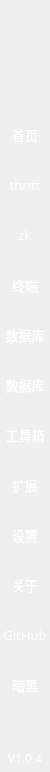
     <widget class="QWidget" name="widget_side" native="true">
      <property name="minimumSize">
       <size>
        <width>50</width>
        <height>0</height>
       </size>
      </property>
      <property name="maximumSize">
       <size>
        <width>50</width>
        <height>16777215</height>
       </size>
      </property>
      <property name="styleSheet">
       <string notr="true">#widget_side {
	color: rgb(255, 255, 255);
	border-top-left-radius: 10px;
	border-bottom-left-radius: 10px;
	
	
	background-color: rgb(10, 31, 57);
}</string>
      </property>
      <layout class="QVBoxLayout" name="verticalLayout_12">
       <property name="spacing">
        <number>0</number>
       </property>
       <property name="leftMargin">
        <number>0</number>
       </property>
       <property name="topMargin">
        <number>20</number>
       </property>
       <property name="rightMargin">
        <number>0</number>
       </property>
       <property name="bottomMargin">
        <number>5</number>
       </property>
       <item>
        <widget class="QLabel" name="label_side_icon">
         <property name="minimumSize">
          <size>
           <width>50</width>
           <height>30</height>
          </size>
         </property>
         <property name="maximumSize">
          <size>
           <width>50</width>
           <height>30</height>
          </size>
         </property>
         <property name="styleSheet">
          <string notr="true">image: url(:/lib/icon9.png);</string>
         </property>
         <property name="text">
          <string/>
         </property>
        </widget>
       </item>
       <item>
        <spacer name="verticalSpacer_side_1">
         <property name="orientation">
          <enum>Qt::Vertical</enum>
         </property>
         <property name="sizeType">
          <enum>QSizePolicy::Fixed</enum>
         </property>
         <property name="sizeHint" stdset="0">
          <size>
           <width>20</width>
           <height>60</height>
          </size>
         </property>
        </spacer>
       </item>
       <item>
        <widget class="QToolButton" name="toolButton_side_home">
         <property name="minimumSize">
          <size>
           <width>50</width>
           <height>50</height>
          </size>
         </property>
         <property name="maximumSize">
          <size>
           <width>50</width>
           <height>50</height>
          </size>
         </property>
         <property name="font">
          <font>
           <family>OPPOSans B</family>
           <pointsize>10</pointsize>
          </font>
         </property>
         <property name="toolTip">
          <string>首页</string>
         </property>
         <property name="styleSheet">
          <string notr="true">QToolButton {
	color: rgb(255, 255, 255);
	background-color: rgba(94, 255, 210, 0);
	border: none;
}

QToolButton::menu-indicator { 
	image: None;
}

 
QToolButton:hover {
	color: rgb(255, 255, 255);
	
	
	background-color: rgb(26, 53, 83);
	border: none;
}


QToolTip {
color:#ced4da;
background-color: rgb(108, 117, 125, 65);
border-radius: 2px;
}</string>
         </property>
         <property name="text">
          <string>首页</string>
         </property>
         <property name="icon">
          <iconset resource="../lib.qrc">
           <normaloff>:/lib/home.png</normaloff>:/lib/home.png</iconset>
         </property>
         <property name="iconSize">
          <size>
           <width>25</width>
           <height>25</height>
          </size>
         </property>
         <property name="checkable">
          <bool>true</bool>
         </property>
         <property name="toolButtonStyle">
          <enum>Qt::ToolButtonIconOnly</enum>
         </property>
        </widget>
       </item>
       <item>
        <widget class="QToolButton" name="toolButton_side_thrift">
         <property name="minimumSize">
          <size>
           <width>50</width>
           <height>50</height>
          </size>
         </property>
         <property name="maximumSize">
          <size>
           <width>50</width>
           <height>50</height>
          </size>
         </property>
         <property name="font">
          <font>
           <family>OPPOSans B</family>
           <pointsize>10</pointsize>
          </font>
         </property>
         <property name="toolTip">
          <string>thrift接口测试</string>
         </property>
         <property name="styleSheet">
          <string notr="true">QToolButton {
	color: rgb(255, 255, 255);
	background-color: rgba(94, 255, 210, 0);
	border: none;
}

QToolButton::menu-indicator { 
	image: None;
}

 
QToolButton:hover {
	color: rgb(255, 255, 255);
	
	
	background-color: rgb(26, 53, 83);
	border: none;
}


QToolTip {
color:#ced4da;
background-color: rgb(108, 117, 125, 65);
border-radius: 2px;
}</string>
         </property>
         <property name="text">
          <string>thrift</string>
         </property>
         <property name="icon">
          <iconset resource="../lib.qrc">
           <normaloff>:/lib/func.png</normaloff>:/lib/func.png</iconset>
         </property>
         <property name="iconSize">
          <size>
           <width>25</width>
           <height>25</height>
          </size>
         </property>
         <property name="checkable">
          <bool>true</bool>
         </property>
         <property name="toolButtonStyle">
          <enum>Qt::ToolButtonIconOnly</enum>
         </property>
        </widget>
       </item>
       <item>
        <widget class="QToolButton" name="toolButton_side_zookeeper">
         <property name="minimumSize">
          <size>
           <width>50</width>
           <height>50</height>
          </size>
         </property>
         <property name="maximumSize">
          <size>
           <width>50</width>
           <height>50</height>
          </size>
         </property>
         <property name="font">
          <font>
           <family>OPPOSans B</family>
           <pointsize>10</pointsize>
          </font>
         </property>
         <property name="toolTip">
          <string>zk连接</string>
         </property>
         <property name="styleSheet">
          <string notr="true">QToolButton {
	color: rgb(255, 255, 255);
	background-color: rgba(94, 255, 210, 0);
	border: none;
}

QToolButton::menu-indicator { 
	image: None;
}

 
QToolButton:hover {
	color: rgb(255, 255, 255);
	
	
	background-color: rgb(26, 53, 83);
	border: none;
}


QToolTip {
color:#ced4da;
background-color: rgb(108, 117, 125, 65);
border-radius: 2px;
}</string>
         </property>
         <property name="text">
          <string>zk</string>
         </property>
         <property name="icon">
          <iconset resource="../lib.qrc">
           <normaloff>:/lib/Zookeeper.png</normaloff>:/lib/Zookeeper.png</iconset>
         </property>
         <property name="iconSize">
          <size>
           <width>25</width>
           <height>25</height>
          </size>
         </property>
         <property name="checkable">
          <bool>true</bool>
         </property>
         <property name="toolButtonStyle">
          <enum>Qt::ToolButtonIconOnly</enum>
         </property>
        </widget>
       </item>
       <item>
        <widget class="QToolButton" name="toolButton_side_shell">
         <property name="minimumSize">
          <size>
           <width>50</width>
           <height>50</height>
          </size>
         </property>
         <property name="maximumSize">
          <size>
           <width>50</width>
           <height>50</height>
          </size>
         </property>
         <property name="font">
          <font>
           <family>OPPOSans B</family>
           <pointsize>10</pointsize>
          </font>
         </property>
         <property name="toolTip">
          <string>终端连接</string>
         </property>
         <property name="styleSheet">
          <string notr="true">QToolButton {
	color: rgb(255, 255, 255);
	background-color: rgba(94, 255, 210, 0);
	border: none;
}

QToolButton::menu-indicator { 
	image: None;
}

 
QToolButton:hover {
	color: rgb(255, 255, 255);
	
	
	background-color: rgb(26, 53, 83);
	border: none;
}


QToolTip {
color:#ced4da;
background-color: rgb(108, 117, 125, 65);
border-radius: 2px;
}</string>
         </property>
         <property name="text">
          <string>终端</string>
         </property>
         <property name="icon">
          <iconset resource="../lib.qrc">
           <normaloff>:/lib/shell_side.png</normaloff>:/lib/shell_side.png</iconset>
         </property>
         <property name="iconSize">
          <size>
           <width>25</width>
           <height>25</height>
          </size>
         </property>
         <property name="checkable">
          <bool>true</bool>
         </property>
         <property name="toolButtonStyle">
          <enum>Qt::ToolButtonIconOnly</enum>
         </property>
        </widget>
       </item>
       <item>
        <widget class="QToolButton" name="toolButton_side_mysql">
         <property name="minimumSize">
          <size>
           <width>50</width>
           <height>50</height>
          </size>
         </property>
         <property name="maximumSize">
          <size>
           <width>50</width>
           <height>50</height>
          </size>
         </property>
         <property name="font">
          <font>
           <family>OPPOSans B</family>
           <pointsize>10</pointsize>
          </font>
         </property>
         <property name="toolTip">
          <string>数据库连接</string>
         </property>
         <property name="styleSheet">
          <string notr="true">QToolButton {
	color: rgb(255, 255, 255);
	background-color: rgba(94, 255, 210, 0);
	border: none;
}

QToolButton::menu-indicator { 
	image: None;
}

 
QToolButton:hover {
	color: rgb(255, 255, 255);
	
	
	background-color: rgb(26, 53, 83);
	border: none;
}


QToolTip {
color:#ced4da;
background-color: rgb(108, 117, 125, 65);
border-radius: 2px;
}</string>
         </property>
         <property name="locale">
          <locale language="English" country="UnitedStates"/>
         </property>
         <property name="text">
          <string>数据库</string>
         </property>
         <property name="icon">
          <iconset resource="../lib.qrc">
           <normaloff>:/lib/mysql.png</normaloff>:/lib/mysql.png</iconset>
         </property>
         <property name="iconSize">
          <size>
           <width>25</width>
           <height>25</height>
          </size>
         </property>
         <property name="checkable">
          <bool>true</bool>
         </property>
         <property name="toolButtonStyle">
          <enum>Qt::ToolButtonIconOnly</enum>
         </property>
        </widget>
       </item>
       <item>
        <widget class="QToolButton" name="toolButton_side_qss">
         <property name="minimumSize">
          <size>
           <width>50</width>
           <height>50</height>
          </size>
         </property>
         <property name="maximumSize">
          <size>
           <width>50</width>
           <height>50</height>
          </size>
         </property>
         <property name="font">
          <font>
           <family>OPPOSans B</family>
           <pointsize>10</pointsize>
          </font>
         </property>
         <property name="toolTip">
          <string>qss美化</string>
         </property>
         <property name="styleSheet">
          <string notr="true">QToolButton {
	color: rgb(255, 255, 255);
	background-color: rgba(94, 255, 210, 0);
	border: none;
}

QToolButton::menu-indicator { 
	image: None;
}

 
QToolButton:hover {
	color: rgb(255, 255, 255);
	
	
	background-color: rgb(26, 53, 83);
	border: none;
}


QToolTip {
color:#ced4da;
background-color: rgb(108, 117, 125, 65);
border-radius: 2px;
}</string>
         </property>
         <property name="locale">
          <locale language="English" country="UnitedStates"/>
         </property>
         <property name="text">
          <string>数据库</string>
         </property>
         <property name="icon">
          <iconset resource="../lib.qrc">
           <normaloff>:/lib/qss.png</normaloff>:/lib/qss.png</iconset>
         </property>
         <property name="iconSize">
          <size>
           <width>25</width>
           <height>25</height>
          </size>
         </property>
         <property name="checkable">
          <bool>true</bool>
         </property>
         <property name="toolButtonStyle">
          <enum>Qt::ToolButtonIconOnly</enum>
         </property>
        </widget>
       </item>
       <item>
        <widget class="QToolButton" name="toolButton_side_tool">
         <property name="minimumSize">
          <size>
           <width>50</width>
           <height>50</height>
          </size>
         </property>
         <property name="maximumSize">
          <size>
           <width>50</width>
           <height>50</height>
          </size>
         </property>
         <property name="font">
          <font>
           <family>OPPOSans B</family>
           <pointsize>10</pointsize>
          </font>
         </property>
         <property name="toolTip">
          <string>工具箱</string>
         </property>
         <property name="styleSheet">
          <string notr="true">QToolButton {
	color: rgb(255, 255, 255);
	background-color: rgba(94, 255, 210, 0);
	border: none;
}

QToolButton::menu-indicator { 
	image: None;
}

 
QToolButton:hover {
	color: rgb(255, 255, 255);
	
	
	background-color: rgb(26, 53, 83);
	border: none;
}


QToolTip {
color:#ced4da;
background-color: rgb(108, 117, 125, 65);
border-radius: 2px;
}</string>
         </property>
         <property name="text">
          <string>工具箱</string>
         </property>
         <property name="icon">
          <iconset resource="../lib.qrc">
           <normaloff>:/lib/tool2.png</normaloff>:/lib/tool2.png</iconset>
         </property>
         <property name="iconSize">
          <size>
           <width>25</width>
           <height>25</height>
          </size>
         </property>
         <property name="checkable">
          <bool>true</bool>
         </property>
         <property name="toolButtonStyle">
          <enum>Qt::ToolButtonIconOnly</enum>
         </property>
        </widget>
       </item>
       <item>
        <widget class="QToolButton" name="toolButton_side_plugIn">
         <property name="minimumSize">
          <size>
           <width>50</width>
           <height>50</height>
          </size>
         </property>
         <property name="maximumSize">
          <size>
           <width>50</width>
           <height>50</height>
          </size>
         </property>
         <property name="font">
          <font>
           <family>OPPOSans B</family>
           <pointsize>10</pointsize>
          </font>
         </property>
         <property name="toolTip">
          <string>扩展</string>
         </property>
         <property name="styleSheet">
          <string notr="true">QToolButton {
	color: rgb(255, 255, 255);
	background-color: rgba(94, 255, 210, 0);
	border: none;
}

QToolButton::menu-indicator { 
	image: None;
}

 
QToolButton:hover {
	color: rgb(255, 255, 255);
	
	
	background-color: rgb(26, 53, 83);
	border: none;
}


QToolTip {
color:#ced4da;
background-color: rgb(108, 117, 125, 65);
border-radius: 2px;
}</string>
         </property>
         <property name="text">
          <string>扩展</string>
         </property>
         <property name="icon">
          <iconset resource="../lib.qrc">
           <normaloff>:/lib/tool_plugIn.png</normaloff>:/lib/tool_plugIn.png</iconset>
         </property>
         <property name="iconSize">
          <size>
           <width>25</width>
           <height>25</height>
          </size>
         </property>
         <property name="checkable">
          <bool>true</bool>
         </property>
         <property name="toolButtonStyle">
          <enum>Qt::ToolButtonIconOnly</enum>
         </property>
        </widget>
       </item>
       <item>
        <widget class="QToolButton" name="toolButton_side_setting">
         <property name="minimumSize">
          <size>
           <width>50</width>
           <height>50</height>
          </size>
         </property>
         <property name="maximumSize">
          <size>
           <width>50</width>
           <height>50</height>
          </size>
         </property>
         <property name="font">
          <font>
           <family>OPPOSans B</family>
           <pointsize>10</pointsize>
          </font>
         </property>
         <property name="toolTip">
          <string>设置</string>
         </property>
         <property name="styleSheet">
          <string notr="true">QToolButton {
	color: rgb(255, 255, 255);
	background-color: rgba(94, 255, 210, 0);
	border: none;
}

QToolButton::menu-indicator { 
	image: None;
}

 
QToolButton:hover {
	color: rgb(255, 255, 255);
	
	
	background-color: rgb(26, 53, 83);
	border: none;
}


QToolTip {
color:#ced4da;
background-color: rgb(108, 117, 125, 65);
border-radius: 2px;
}</string>
         </property>
         <property name="text">
          <string>设置</string>
         </property>
         <property name="icon">
          <iconset resource="../lib.qrc">
           <normaloff>:/lib/setting2.png</normaloff>:/lib/setting2.png</iconset>
         </property>
         <property name="iconSize">
          <size>
           <width>25</width>
           <height>25</height>
          </size>
         </property>
         <property name="checkable">
          <bool>true</bool>
         </property>
         <property name="toolButtonStyle">
          <enum>Qt::ToolButtonIconOnly</enum>
         </property>
        </widget>
       </item>
       <item>
        <widget class="QToolButton" name="toolButton_side_about">
         <property name="minimumSize">
          <size>
           <width>50</width>
           <height>50</height>
          </size>
         </property>
         <property name="maximumSize">
          <size>
           <width>50</width>
           <height>50</height>
          </size>
         </property>
         <property name="font">
          <font>
           <family>OPPOSans B</family>
           <pointsize>10</pointsize>
          </font>
         </property>
         <property name="toolTip">
          <string>关于</string>
         </property>
         <property name="styleSheet">
          <string notr="true">QToolButton {
	color: rgb(255, 255, 255);
	background-color: rgba(94, 255, 210, 0);
	border: none;
}

QToolButton::menu-indicator { 
	image: None;
}

 
QToolButton:hover {
	color: rgb(255, 255, 255);
	
	
	background-color: rgb(26, 53, 83);
	border: none;
}


QToolTip {
color:#ced4da;
background-color: rgb(108, 117, 125, 65);
border-radius: 2px;
}</string>
         </property>
         <property name="text">
          <string>关于</string>
         </property>
         <property name="icon">
          <iconset resource="../lib.qrc">
           <normaloff>:/lib/about.png</normaloff>:/lib/about.png</iconset>
         </property>
         <property name="iconSize">
          <size>
           <width>25</width>
           <height>25</height>
          </size>
         </property>
         <property name="checkable">
          <bool>true</bool>
         </property>
         <property name="toolButtonStyle">
          <enum>Qt::ToolButtonIconOnly</enum>
         </property>
        </widget>
       </item>
       <item>
        <widget class="QToolButton" name="toolButton_side_github">
         <property name="minimumSize">
          <size>
           <width>50</width>
           <height>50</height>
          </size>
         </property>
         <property name="maximumSize">
          <size>
           <width>50</width>
           <height>50</height>
          </size>
         </property>
         <property name="font">
          <font>
           <family>OPPOSans B</family>
           <pointsize>10</pointsize>
          </font>
         </property>
         <property name="toolTip">
          <string>github</string>
         </property>
         <property name="styleSheet">
          <string notr="true">QToolButton {
	color: rgb(255, 255, 255);
	background-color: rgba(94, 255, 210, 0);
	border: none;
}

QToolButton::menu-indicator { 
	image: None;
}

 
QToolButton:hover {
	color: rgb(255, 255, 255);
	
	
	background-color: rgb(26, 53, 83);
	border: none;
}


QToolTip {
color:#ced4da;
background-color: rgb(108, 117, 125, 65);
border-radius: 2px;
}</string>
         </property>
         <property name="text">
          <string>GitHub</string>
         </property>
         <property name="icon">
          <iconset resource="../lib.qrc">
           <normaloff>:/lib/github.png</normaloff>:/lib/github.png</iconset>
         </property>
         <property name="iconSize">
          <size>
           <width>25</width>
           <height>25</height>
          </size>
         </property>
         <property name="toolButtonStyle">
          <enum>Qt::ToolButtonIconOnly</enum>
         </property>
        </widget>
       </item>
       <item>
        <widget class="QToolButton" name="toolButton_side_theme">
         <property name="minimumSize">
          <size>
           <width>50</width>
           <height>50</height>
          </size>
         </property>
         <property name="maximumSize">
          <size>
           <width>50</width>
           <height>50</height>
          </size>
         </property>
         <property name="font">
          <font>
           <family>OPPOSans B</family>
           <pointsize>10</pointsize>
          </font>
         </property>
         <property name="toolTip">
          <string>暗黑模式</string>
         </property>
         <property name="toolTipDuration">
          <number>-1</number>
         </property>
         <property name="styleSheet">
          <string notr="true">QToolButton {
	color: rgb(255, 255, 255);
	background-color: rgba(94, 255, 210, 0);
	border: none;
}

QToolButton::menu-indicator { 
	image: None;
}

 
QToolButton:hover {
	color: rgb(255, 255, 255);
	
	
	background-color: rgb(26, 53, 83);
	border: none;
}


QToolTip {
color:#ced4da;
background-color: rgb(108, 117, 125, 65);
border-radius: 2px;
}</string>
         </property>
         <property name="text">
          <string>暗黑</string>
         </property>
         <property name="icon">
          <iconset resource="../lib.qrc">
           <normaloff>:/lib/black_mode.png</normaloff>:/lib/black_mode.png</iconset>
         </property>
         <property name="iconSize">
          <size>
           <width>25</width>
           <height>25</height>
          </size>
         </property>
         <property name="toolButtonStyle">
          <enum>Qt::ToolButtonIconOnly</enum>
         </property>
        </widget>
       </item>
       <item>
        <spacer name="verticalSpacer_side_2">
         <property name="orientation">
          <enum>Qt::Vertical</enum>
         </property>
         <property name="sizeHint" stdset="0">
          <size>
           <width>20</width>
           <height>40</height>
          </size>
         </property>
        </spacer>
       </item>
       <item>
        <widget class="QLabel" name="label_side_version">
         <property name="minimumSize">
          <size>
           <width>50</width>
           <height>0</height>
          </size>
         </property>
         <property name="font">
          <font>
           <family>OPPOSans B</family>
           <pointsize>9</pointsize>
           <stylestrategy>PreferAntialias</stylestrategy>
          </font>
         </property>
         <property name="styleSheet">
          <string notr="true">QLabel {
color: rgb(255, 255, 255);
border: none;
background-color: rgba(255, 255, 255, 0);
}</string>
         </property>
         <property name="text">
          <string>V1.0.4</string>
         </property>
         <property name="alignment">
          <set>Qt::AlignCenter</set>
         </property>
        </widget>
       </item>
      </layout>
     </widget>
